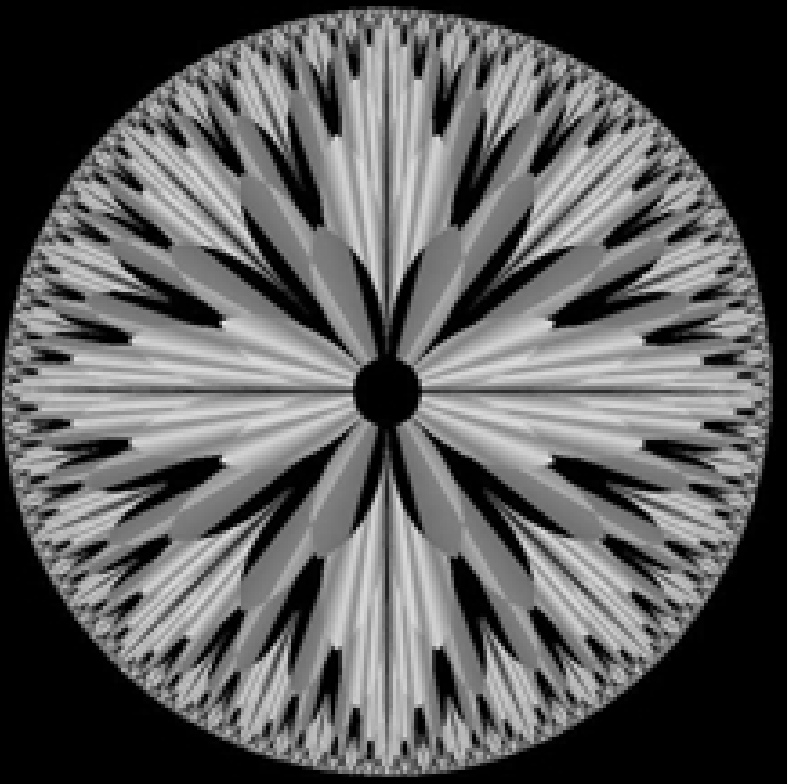
%> input picture Chapter3/image/1.png, 788 x 784 px
$ octave AB.m   (GNU Octave 9; MATLAB toolbox functions it lacks are replaced by stand-ins)
%> lines starting %> are read from the running program, lines starting %| are printed output that depends on the picture
clear all
close all
clc

A=imread('image/1.png');
%> A is the input picture: size 784x788x3 uint8; min 0, max 248, mean 91.9
B=imread('image/2.png');
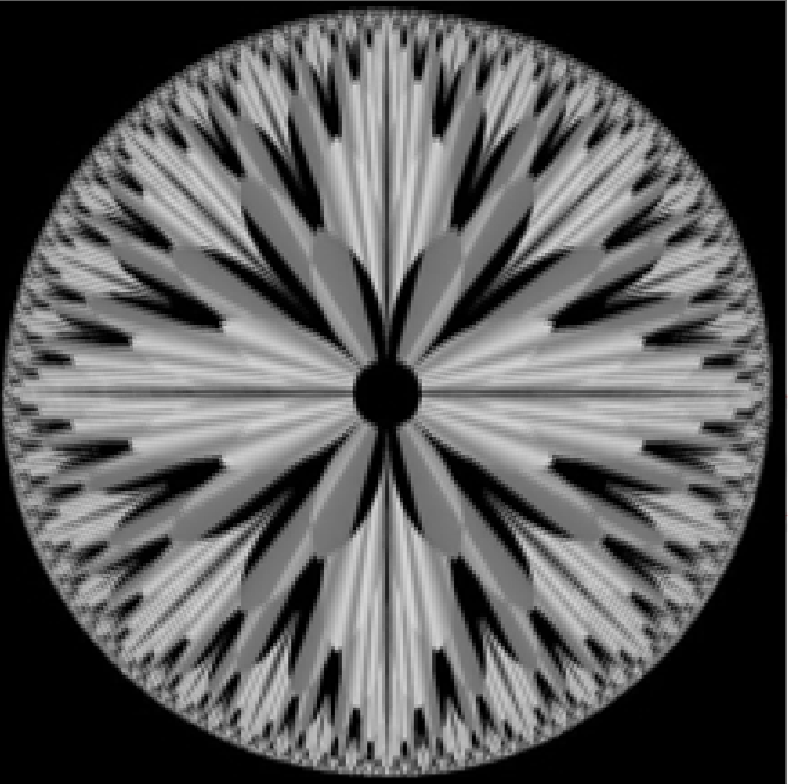
%> input picture Chapter3/image/2.png, 788 x 784 px
%> B is the input picture: size 784x788x3 uint8; mean R, G, B 89.9, 89.9, 89.9
a=size(A)
%> a = [784 788 3]
b=size(B)
%> b = [784 788 3]

C=imsubtract(A,B);
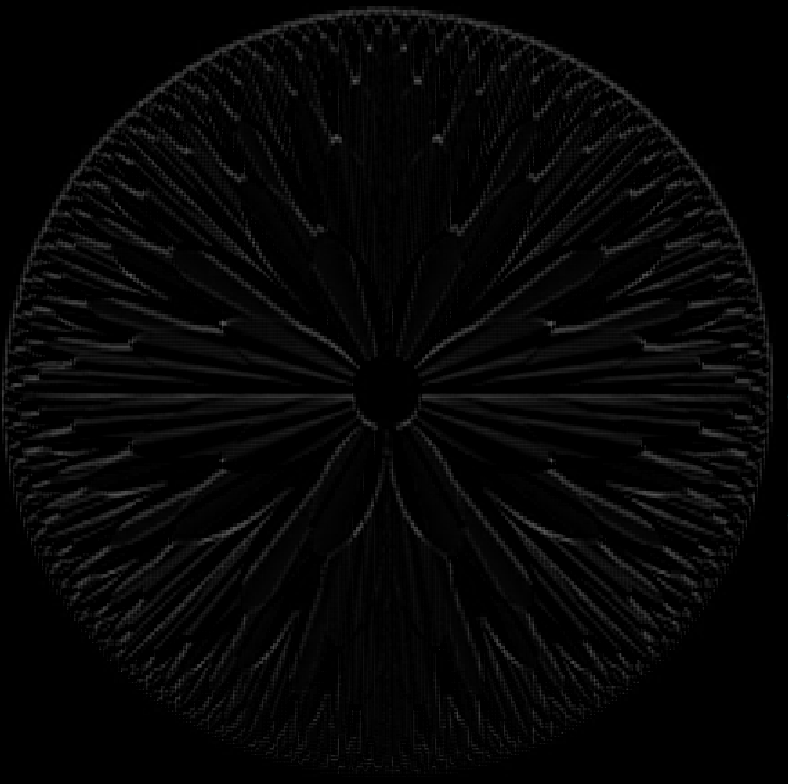
%> C: size 784x788x3 uint8; mean R, G, B 5.8, 5.8, 5.8
D = histeq (C);
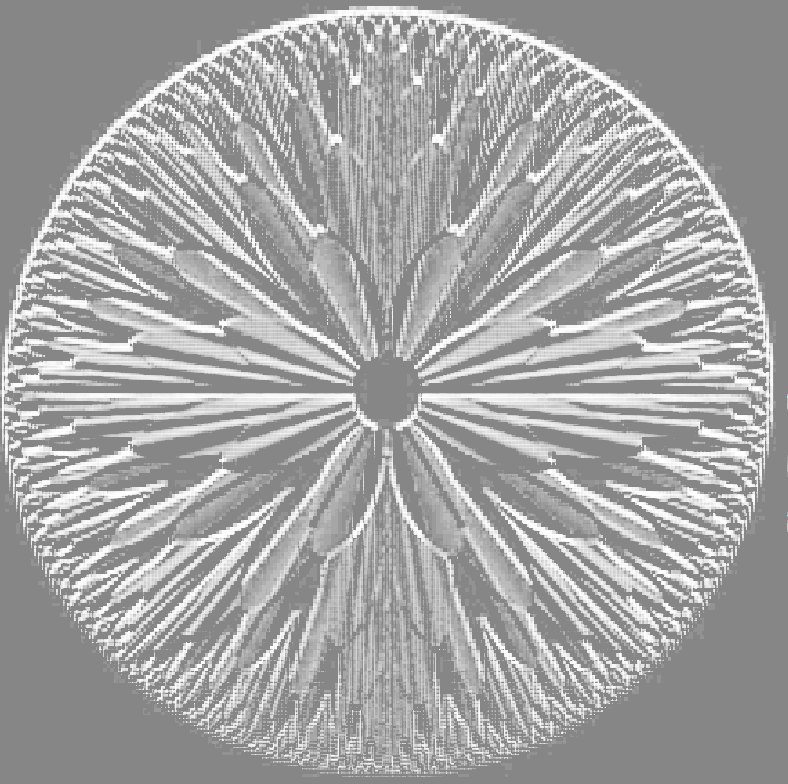
%> D: size 784x788x3 uint8; mean R, G, B 163.5, 163.5, 163.5
e=im2double(C);
E=log(1+e)*256;
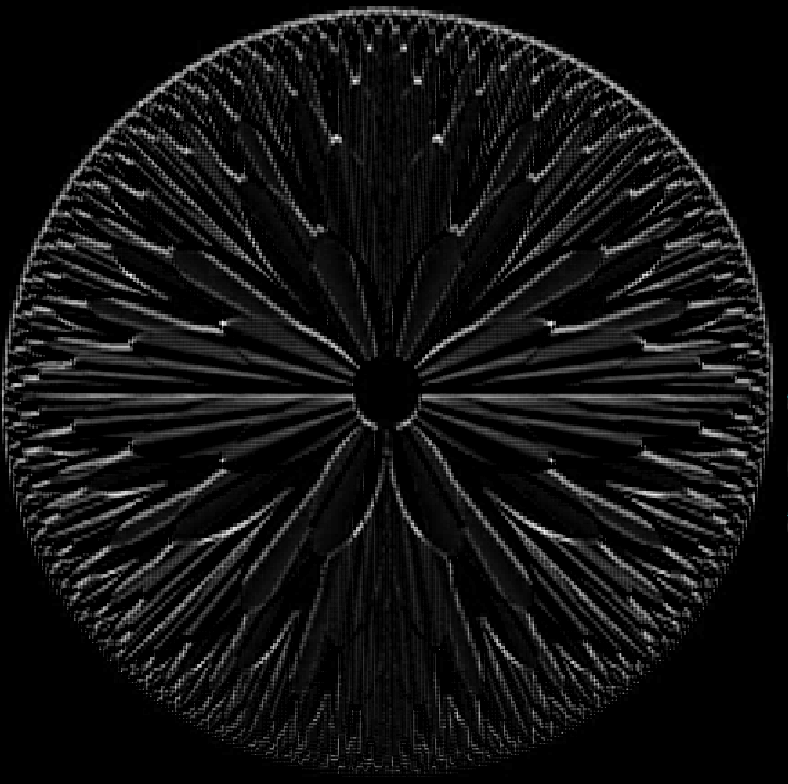
%> E: size 784x788x3 double; mean R, G, B 5.5, 5.5, 5.5; drawn with min black and max white

F=(e.^0.5)*256;

G=imhistmatch (C,A);
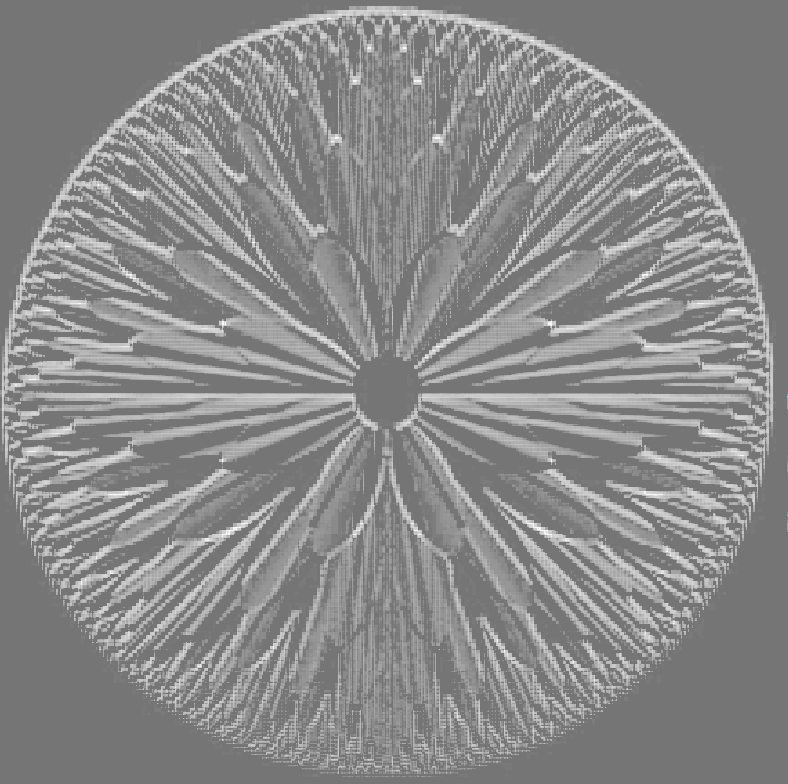
%> G: size 784x788x3 uint8; mean R, G, B 137.3, 137.3, 137.3
subplot(331)
imshow(A)
title('Image A')

subplot(332)
imshow(B)
title('Image B')

subplot(333)
imshow(C)
title('A-B')

subplot(334)
imshow(D)
title('A-B histeq')

subplot(335)
imshow(E)
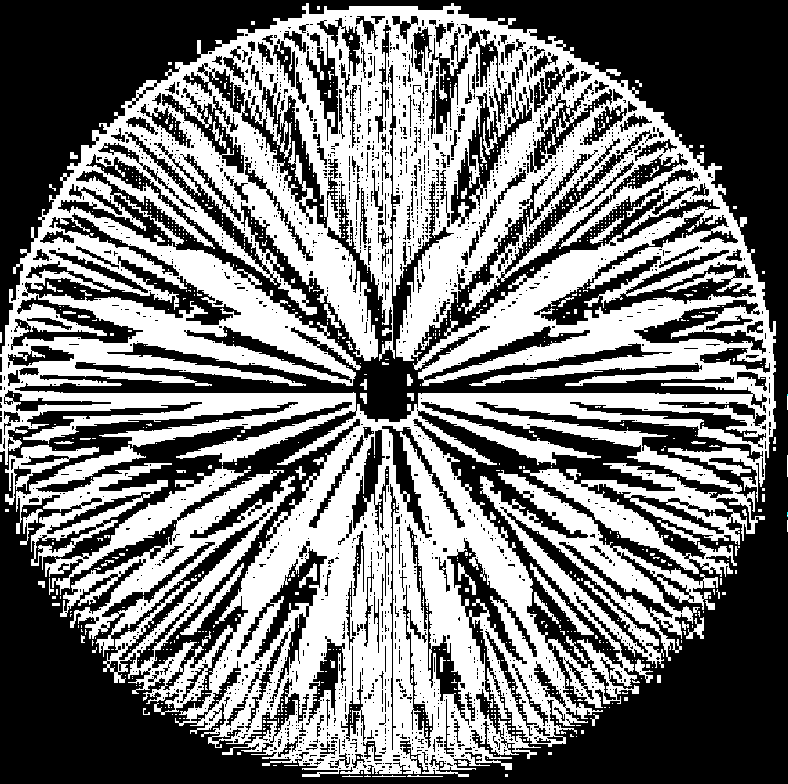
%> displayed picture: size 784x788x3, on the screen's scale of 0 to 255; mean R, G, B 119, 119, 119
title('A-B log')

subplot(336)
imshow(F)
title('A-B powel low')

subplot(337)
imshow(G)
title('A-B histmatch')
